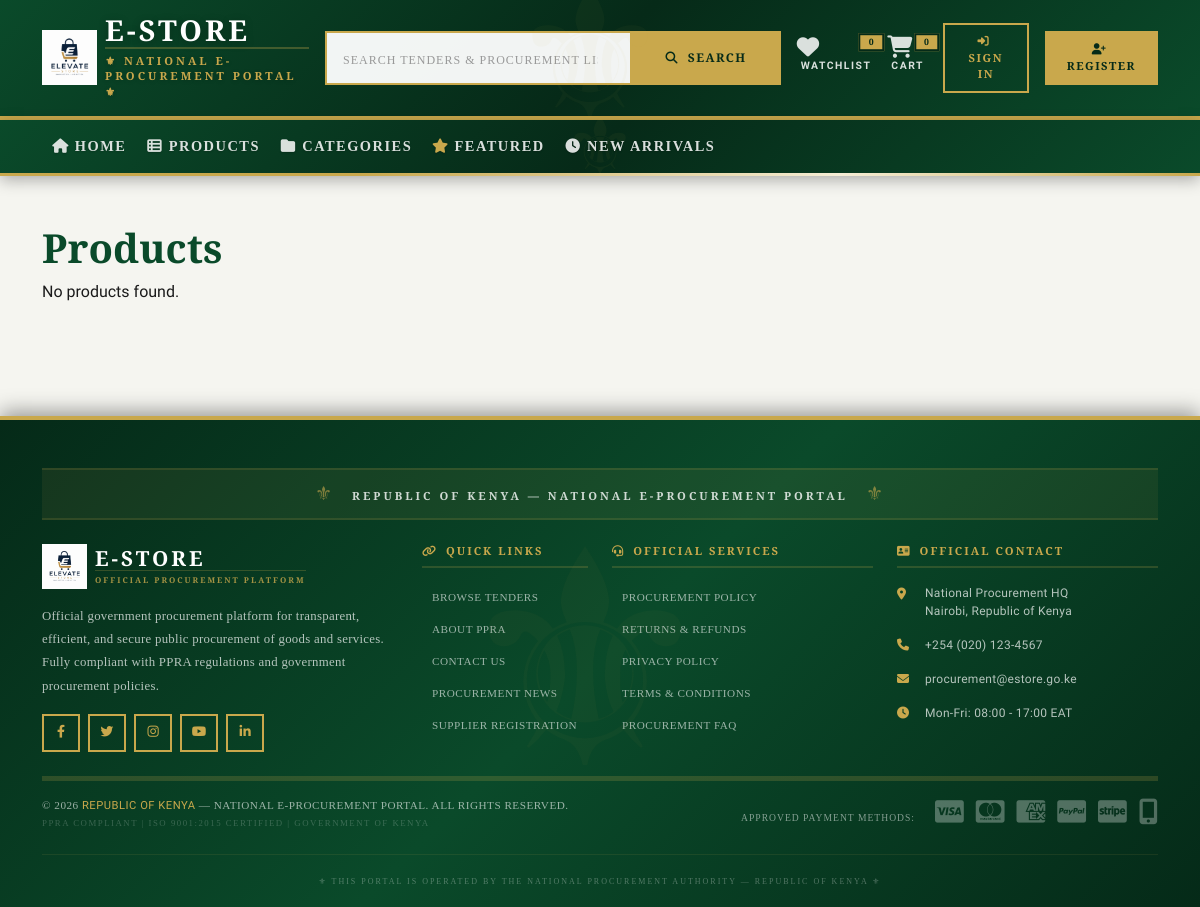
Before: /products/ with the older database file.
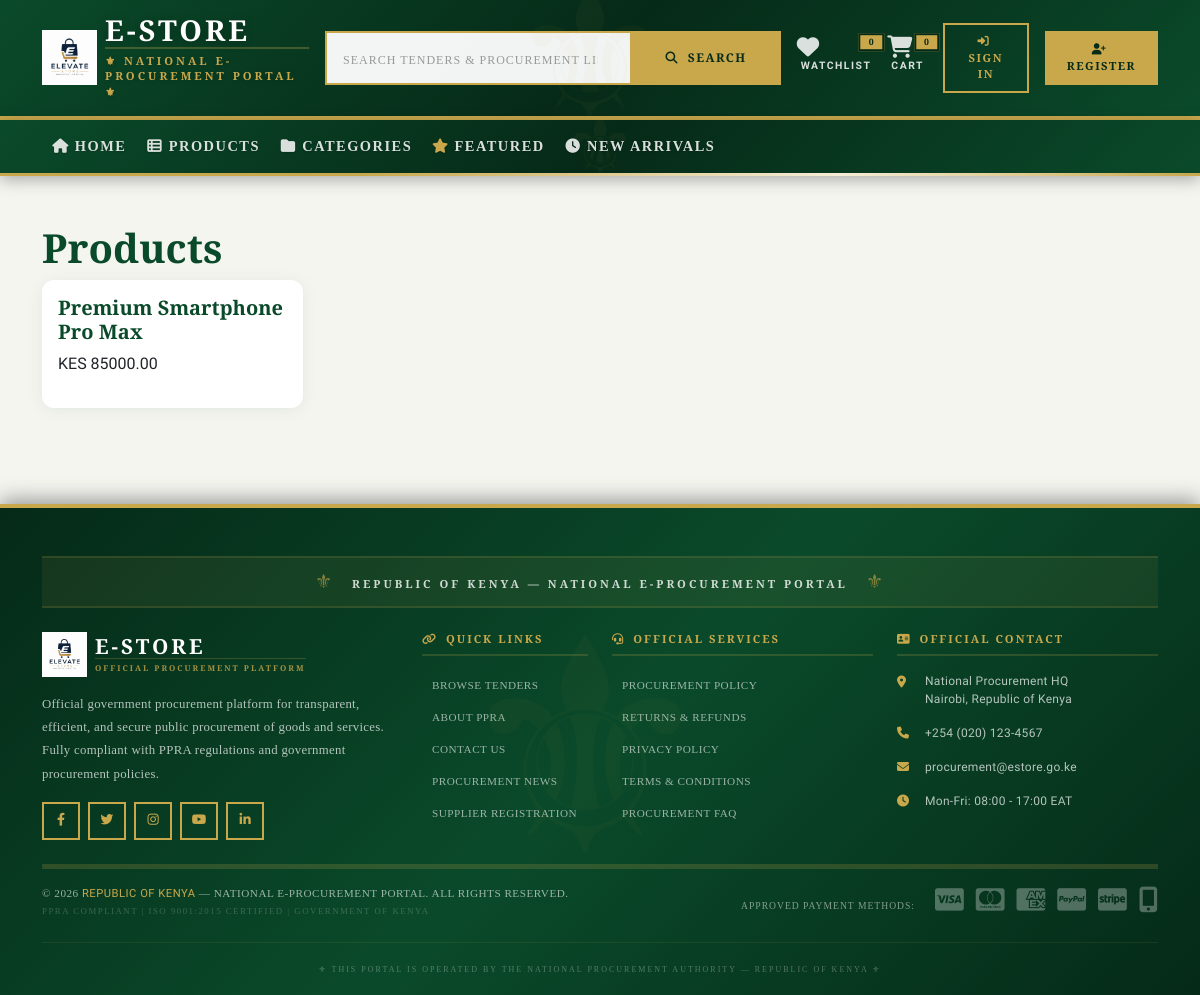
After: the same page with the newer database file.
### apps/products/models.py (models this page shows, shortened)
class Product(models.Model):
    CONDITION_CHOICES = (
        ('new', 'New'),
        ('used', 'Used'),
        ('refurbished', 'Refurbished'),
    )
    name = models.CharField(max_length=200)
    slug = models.SlugField(unique=True, blank=True)
    description = models.TextField()
    short_description = models.TextField(max_length=500, blank=True)
    price = models.DecimalField(max_digits=10, decimal_places=2)
    compare_price = models.DecimalField(max_digits=10, decimal_places=2, null=True, blank=True)
    cost_price = models.DecimalField(max_digits=10, decimal_places=2, null=True, blank=True)
    category = models.ForeignKey(Category, on_delete=models.CASCADE, related_name='products')
    brand = models.ForeignKey(Brand, on_delete=models.SET_NULL, null=True, blank=True, related_name='products')
    vendor = models.ForeignKey(User, on_delete=models.CASCADE, related_name='products', limit_choices_to={'user_type': 'vendor'})
    condition = models.CharField(max_length=20, choices=CONDITION_CHOICES, default='new')
    stock = models.PositiveIntegerField(default=0)
    min_stock_level = models.PositiveIntegerField(default=5)
    sku = models.CharField(max_length=50, unique=True, blank=True)
    weight = models.DecimalField(max_digits=10, decimal_places=2, null=True, blank=True)
    dimensions = models.CharField(max_length=100, blank=True)
    is_active = models.BooleanField(default=True)
    is_featured = models.BooleanField(default=False)
    is_best_seller = models.BooleanField(default=False)
    is_on_sale = models.BooleanField(default=False)
    average_rating = models.DecimalField(max_digits=3, decimal_places=2, default=0)
    total_reviews = models.PositiveIntegerField(default=0)
    total_sales = models.PositiveIntegerField(default=0)
    views_count = models.PositiveIntegerField(default=0)
    created_at = models.DateTimeField(auto_now_add=True)
    updated_at = models.DateTimeField(auto_now=True)
    class Meta:
        ordering = ['-created_at']
        indexes = [
            models.Index(fields=['slug']),
            models.Index(fields=['category', 'is_active']),
            models.Index(fields=['vendor', 'is_active']),
        ]

### apps/products/views.py (the view, shortened to what this page needs)
# urls.py: path('products/', views.product_list, name='product_list'),
def product_list(request):
    products = Product.objects.filter(is_active=True)
    categories = Category.objects.filter(is_active=True)
    brands = Brand.objects.filter(is_active=True)
    category_slug = request.GET.get('category')
    if category_slug:
        category = get_object_or_404(Category, slug=category_slug)
        products = products.filter(category=category)
    brand_slug = request.GET.get('brand')
    if brand_slug:
        brand = get_object_or_404(Brand, slug=brand_slug)
        products = products.filter(brand=brand)
    search_query = request.GET.get('q')
    min_price = request.GET.get('min_price')
    max_price = request.GET.get('max_price')
    if min_price:
        products = products.filter(price__gte=min_price)
    if max_price:
        products = products.filter(price__lte=max_price)
    min_rating = request.GET.get('min_rating')
    if min_rating:
        products = products.filter(average_rating__gte=min_rating)
    condition = request.GET.get('condition')
    if condition:
        products = products.filter(condition=condition)
    in_stock = request.GET.get('in_stock')
    if in_stock == 'true':
        products = products.filter(stock__gt=0)
    sort_by = request.GET.get('sort', '-created_at')
    sort_options = {
        'price': 'price',
        '-price': '-price',
        'name': 'name',
        '-created_at': '-created_at',
        'rating': '-average_rating',
        'popularity': '-total_sales',
    }
    products = products.order_by(sort_options.get(sort_by, '-created_at'))
    paginator = Paginator(products, 12)
    page = request.GET.get('page', 1)
    try:
        products = paginator.page(page)
    except PageNotAnInteger:
        products = paginator.page(1)
    except EmptyPage:
        products = paginator.page(paginator.num_pages)
    context = {
        'products': products,
        'categories': categories,
        'brands': brands,
        'search_query': search_query,
        'sort_by': sort_by,
        'category_slug': category_slug,
        'brand_slug': brand_slug,
        'min_price': min_price,
        'max_price': max_price,
        'min_rating': min_rating,
        'condition': condition,
        'in_stock': in_stock,
    }
    return render(request, 'products/product_list.html', context)

### apps/products/templates/products/product_list.html
{% extends 'base.html' %}
{% block content %}
<div class="container py-5">
    <h1>Products</h1>
    <div class="row">
        {% for product in products %}
        <div class="col-md-3">
            <div class="card">
                <div class="card-body">
                    <h5>{{ product.name }}</h5>
                    <p>KES {{ product.price }}</p>
                </div>
            </div>
        </div>
        {% empty %}
        <p>No products found.</p>
        {% endfor %}
    </div>
</div>
{% endblock %}

Changed rows visible on the page:
added Product: name "Premium Smartphone Pro Max", price "85000.00"
Other visible differences:
text no longer shown: "No products found."
